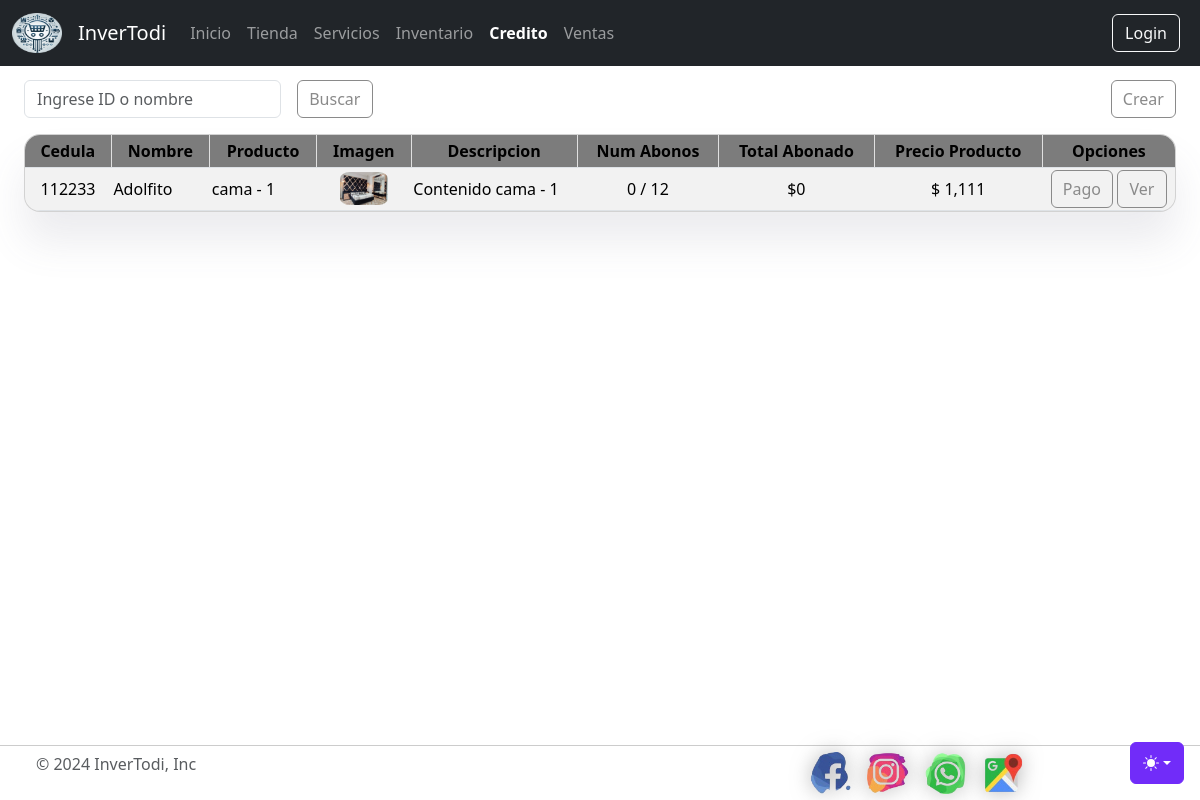
The page /credito/ on the database its author committed.
### credito/models.py (models this page shows, shortened)
class CrearCreadito(models.Model):
    nombre      = models.CharField(max_length=100)
    documento   = models.PositiveIntegerField()
    nPagos      = models.PositiveIntegerField()
    producto    = models.ForeignKey(productos, on_delete=models.DO_NOTHING, blank=True)
    metodoPago  = models.ManyToManyField(MetodoPago, blank=True)
    registroPago= models.JSONField(default=list)
    @property
    def num_abonos(self): # Calcula el número de abonos realizados
        return len(self.registroPago)
    @property
    def total_abonado(self): #Calcula el total de montos abonados
        total = sum(int(pago.get('cantidad', 0)) for pago in self.registroPago)
        return f"${total:,}"

### tienda/models.py (models this page shows)
class productos(models.Model):
    nombre          = models.CharField(max_length=50)
    imagen          = models.ImageField(upload_to='tienda', null=True, blank=True)
    categoria       = models.ManyToManyField(categoria, null=True, blank=True)
    contenido       = models.CharField(max_length=1000)
    precio          = models.PositiveIntegerField()
    cantidad        = models.PositiveSmallIntegerField()
    disponibilidad  = models.BooleanField(default=True)
    created         = models.DateTimeField(auto_now_add=True)
    updated         = models.DateTimeField(auto_now_add=True)
    def __str__(self):
        return self.nombre
    class Meta:
        verbose_name='producto'
        verbose_name_plural='productos'

### credito/views.py (the view)
# urls.py: path('', views.creditos, name="Creditos"),
def creditos(request):
    credito = CrearCreadito.objects.all()
    return render(request, "credito.html", {"clientes" : credito})

### credito/templates/credito.html (shortened to what this page needs)
{% extends "base.html" %}
{% load humanize %}
{% block content %}
  <div class="div-input-buton">
    <form method="GET" role="search" style="display: flex;">
      <input class="form-control" name="documento" type="search" placeholder="Ingrese ID o nombre" aria-label="Buscar">
      <div class="content-btn-buscar">
          <button class="btn button-round" type="submit">Buscar</button>
      </div>
    </form>
    <div>
      <a class="btn button-round" href="crear" >Crear</a>
    </div>
  </div>
  <div class="position-table">
    <div class="wrapper card">
      <table class="table table-striped" style="margin: 0;">
        <thead class="style-thead">
          <tr>
            <th>Cedula
              <span class="draggable" onmousedown="initResize(0)"></span>
            </th>
            <th class="line-left">Nombre
              <span class="draggable" onmousedown="initResize(1)"></span>
            </th>
            <th class="line-left">Producto
              <span class="draggable" onmousedown="initResize(2)"></span>
            </th>
            <th class="line-left">Imagen
              <span class="draggable" onmousedown="initResize(3)"></span>
            </th>
            <th class="line-left">Descripcion
              <span class="draggable" onmousedown="initResize(4)"></span>
            </th>
            <th class="line-left">Num Abonos
              <span class="draggable" onmousedown="initResize(5)"></span>
            </th>
            <th class="line-left">Total abonado
              <span class="draggable" onmousedown="initResize(6)"></span>
            </th>
            <th class="line-left">Precio Producto
              <span class="draggable" onmousedown="initResize(7)"></span>
            </th>
            <th class="line-left"> Opciones</th>
          </tr>
        </thead>
        <tbody>
          {% for cliente in clientes %}
            <tr>
              <td class="text-center">{{ cliente.documento }}</td>
              <td>{{ cliente.nombre }}</td>
              <td>
                {{ cliente.producto }}
              </td>
              <td class="text-center">
                <img class="img-table" src="{{ cliente.producto.imagen.url }}" width="50" alt="{{ cliente.producto.nombre }}">
              </td>
              <td>
                {{ cliente.producto.contenido }}
              </td>
              <td class="text-center">{{ cliente.num_abonos }} / {{cliente.nPagos}} </td>
              <td class="text-center">{{ cliente.total_abonado|intcomma }}</td>
              <td class="text-center">
                $ {{ cliente.producto.precio|intcomma }}
              </td>
              <td class="text-center">
                <a class="btn button-round btn-table" href="{% url 'abonar' cliente.id %}">Pago</a>
                <a class="btn button-round btn-table" href="{% url 'ver_registros' cliente.id %}">Ver</a>
              </td>
            </tr>
          {% endfor %}
        </tbody>
      </table>
    </div>
  </div>
{% endblock %}

### appInventodi/static/css/style.css (style rules this page uses)
.button-round { background-color: #ffffff00; border: 1px solid rgb(138, 138, 138); color: rgb(138, 138, 138); padding: 0.375rem 0.7rem; text-align: center; text-decoration: none; display: inline-block; font-size: 16px; margin: 0; cursor: pointer; border-radius: 0.375rem; }
.div-input-buton { width: 96%; margin: 1rem 0rem 1rem 2%; display: flex; justify-content: space-between; align-items: center; }
.content-btn-buscar { margin: 0px 0 0 1rem; }
html, body { height: 100%; margin: 0; display: flex; flex-direction: column; }
body { display: flex; flex-direction: column; min-height: 100vh; }

### appInventodi/static/css/carousel.css (style rules this page uses)
body { padding-top: 3rem; color: rgb(var(--bs-tertiary-color-rgb)); }

### appInventodi/static/css/table.css (style rules this page uses)
.wrapper { overflow: auto; position: relative; z-index: 2; }
.card { border-radius: 1rem; box-shadow: 0 30px 40px rgb(97 102 120 / 12%); width: 96%; }
.card table thead { position: sticky; top: 0; left: 0; z-index: 1; }
.card table th { padding: 0 10px; user-select: none; text-transform: capitalize; }
.card table :is(th) { position: relative; overflow: hidden; white-space: nowrap; height: 32px; vertical-align: middle; }
.card table :is(td) { padding: 0.2%; vertical-align: middle; position: relative; overflow: hidden; white-space: nowrap; height: 32px; border-bottom-width: var(--bs-border-width); }
.line-left { border-left: 1px solid #e0e0e0 !important; }
.card table th .draggable { position: absolute; top: 0; right: 0; bottom: 0; width: 6px; cursor: col-resize; }
.position-table { display: flex; justify-content: center; flex-direction: column; align-items: center; }
.style-thead { text-align: center; background-color: rgb(124, 124, 124) !important; }
.img-table { width: 3rem; border-radius: 20%; }

### rows shown on the page
CrearCreadito: documento "112233", nombre "Adolfito", producto "cama - 1", producto.imagen (picture), producto.contenido "Contenido cama - 1", num_abonos "0", nPagos "12", total_abonado "$0", producto.precio "1,111"
